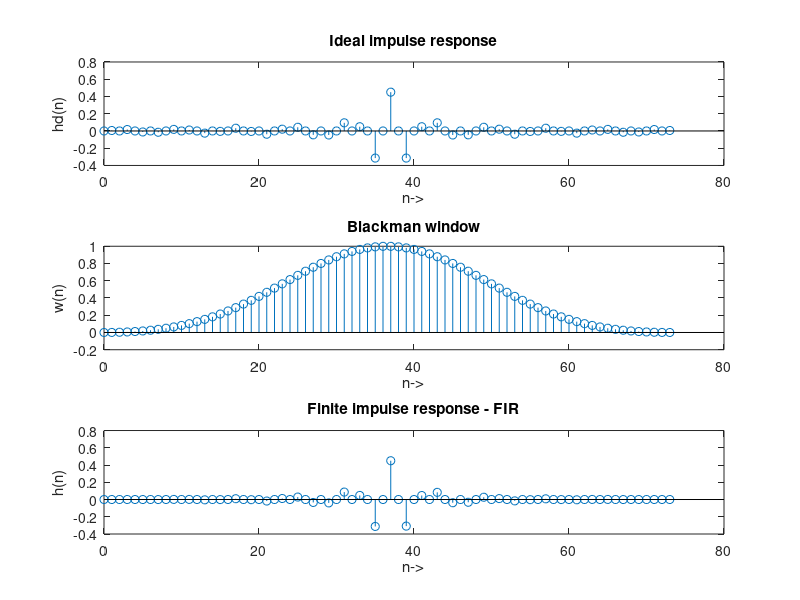
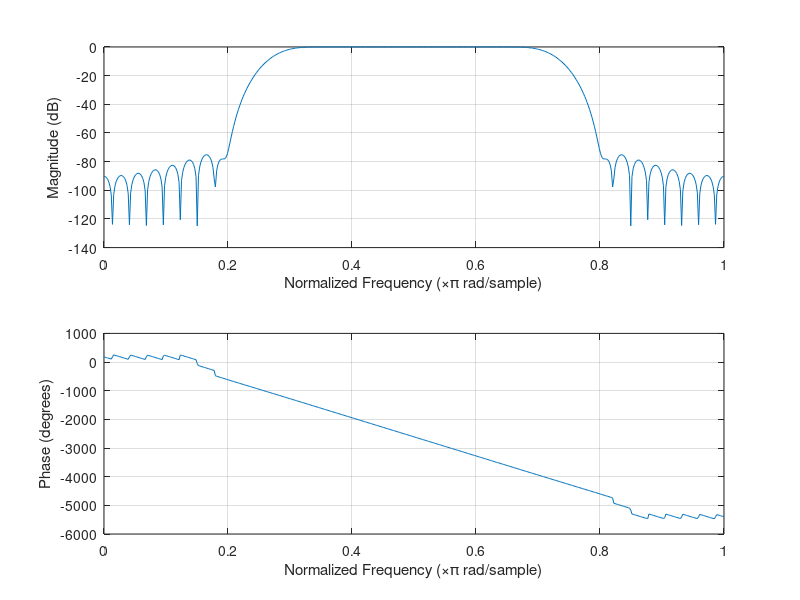

These figures' MATLAB source, in order:
clc; clear all; close all; 
wp1=0.35*pi; ws1=0.2*pi; wc1=(ws1+wp1)/2; fc1=wc1/pi;
wp2=0.65*pi; ws2=0.8*pi; wc2=(ws2+wp2)/2; fc2=wc2/pi;
TW=ws2-wp2;
M=ceil(11*pi/TW);
n=0:M-1;
alpha=ceil((M-1)/2);
m=n-alpha;
hd=fc2*sinc(fc2*m)-fc1*sinc(fc1*m);
w=blackman(M);
h = hd .* w';
subplot(311); stem(n, hd); xlabel("n->"); ylabel('hd(n)'); title("Ideal impulse response");
subplot(312); stem(n, w); xlabel('n->'); ylabel('w(n)'); title("Blackman window");
subplot(313); stem(n, h); xlabel('n->'); ylabel('h(n)'); title("Finite impulse response - FIR");
figure
freqz(h)
